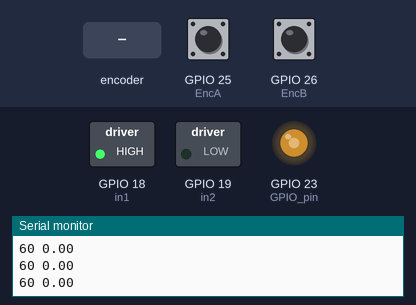
Simulated run of this sketch. Board: ESP32. Parts: switched loads named in the sketch (green lamp = pin HIGH), output pins drawn as LEDs (lit = HIGH), the last lines printed to the serial monitor. The test bench sets the inputs (shaded band); at power-on: GPIO 25 (EncA) HIGH, GPIO 26 (EncB) HIGH.

Above: at 1.2 s.
1.3 s: rotary encoder on GPIO 25 (EncA) / GPIO 26 (EncB) turned 2 steps (second pin leading)
At 1.67 s:
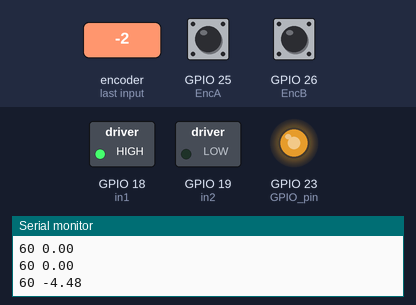
At 2.9 s:
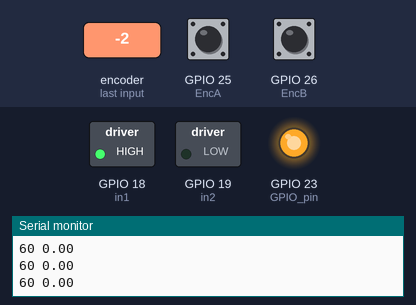
Timing chart, 0 to 4.4 s (numbered marks = the images above; inputs shaded):
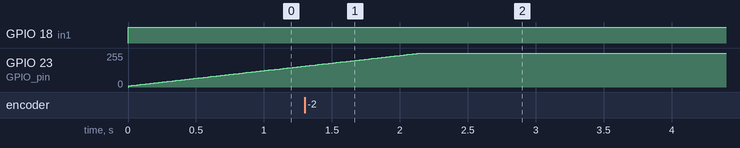

The sketch:

PIDMotorESP32_V1.1.ino
```cpp
const int EncA = 25;
const int EncB = 26;
const int in1 = 18;
const int in2 = 19;
const int GPIO_pin = 23;

// Setting PWM ESP32
const int PWM_Freq = 5000;
const int PWM_Res = 8;
const int PWM_Ch = 0;
const int dutycycle = 50;

// Variabel PID
volatile long posi = 0;
float eprev, eintg;
unsigned long milseb = 0, milseb1;
int pos = 0, pwr, target = 60, dir, posseb = 0;
float  c_rpm=0;

void setup() {
  // put your setup code here, to run once:
  Serial.begin(9600);
  pinMode(EncA, INPUT_PULLUP);
  pinMode(EncB, INPUT_PULLUP);
  pinMode(GPIO_pin, OUTPUT);
  pinMode(in1, OUTPUT);
  pinMode(in2, OUTPUT);
  attachInterrupt(digitalPinToInterrupt(EncA), nilai_encoder, RISING);

  ledcAttachPin(GPIO_pin, PWM_Ch);
  ledcSetup(PWM_Ch, PWM_Freq, PWM_Res);
}

void loop() {
  // put your main code here, to run repeatedly:
  //Serial.println(posi);
  unsigned long mil;
  mil = millis();
  if(mil - milseb >= 100){
      pos = posi - posseb;

        c_rpm = ((pos *10 * 60)/134.0) ;

      posseb = posi;
      milseb = mil;
    }
    PID(c_rpm);

}

void PID(int inp){
  if(target>0){
    digitalWrite(in1,HIGH);
    digitalWrite(in2, LOW);}
  else if(target<0){
    digitalWrite(in1,LOW);
    digitalWrite(in2,HIGH);
    }
  else{
    digitalWrite(in1, LOW);
    digitalWrite(in2, LOW);
    }
  long op = millis();
  float DelT = ((float) (op - milseb1)) / (1000);
  milseb1 = op;
  float kp = 0.02, kd=0, ki=0.02;


    int e = target - inp;
    float dedt = (e-eprev);
    eintg = eintg + e ;

    float u = kp*e + kd*dedt + ki*eintg;
    eprev = e;

    pwr = (int) abs(u);
    if (pwr <=0 ) pwr = 0;
    if (pwr >= 255) pwr = 254;

  Serial.print(target);
  Serial.print(" ");
  Serial.print(c_rpm);
  Serial.println(" ");
//  Serial.print(e);
//  Serial.print(" ");
//  Serial.print(dedt);
//  Serial.print(" ");
//  Serial.print(eintg);
//  Serial.print(" ");
//  Serial.println(pwr);
  ledcWrite(PWM_Ch, pwr);
}
void nilai_encoder(){
  int b = digitalRead(EncB);
  if(b>0){
    posi--;
  }
  else {
    posi++;
  }
}
```

Measured:
- after the input at 1.3 s, GPIO 23 (GPIO_pin): goes on until 2.1 s, then stays 253/255
